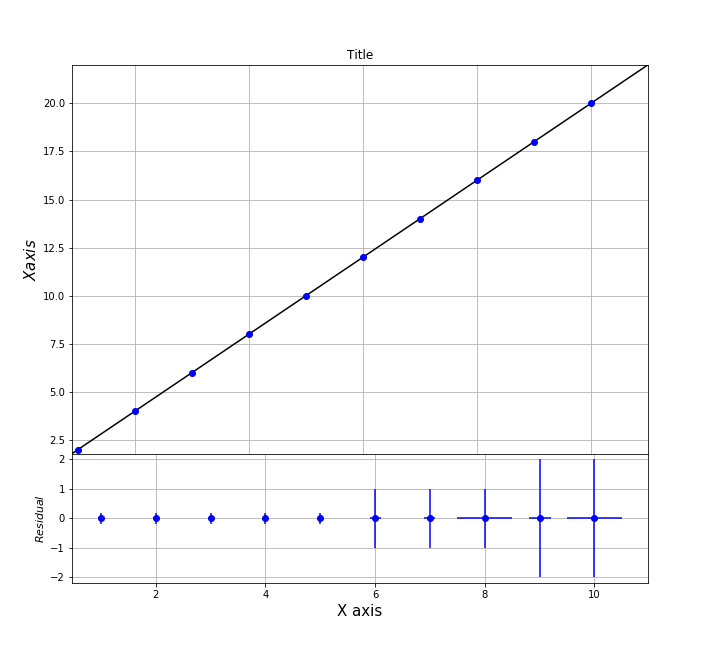

Write the Python code that produced this figure.
# -*- coding: utf-8 -*-
"""
Created on Thu Oct 26 12:13:37 2017

@author: HCui
"""

import numpy as np
import matplotlib.pyplot as plt

#Load data from files
x,d_x,y,d_y = np.loadtxt("demo.csv",delimiter=",",unpack=True)

################################################
# Any modulation of data set can be done here  #
################################################

#Calculate the gradient and y-intercept
#Reference: Page 58, method of Measurements and their Uncertainties by Ifan Hughes and Thomas Hase
N = np.size(x)
delta = N*np.sum(x**2)-np.sum(x)**2
c = (np.sum(x**2)*np.sum(y)-np.sum(x)*np.sum(x*y))/delta
m = (N*np.sum(x*y)-np.sum(x)*np.sum(y))/delta

#Uncertainty of c and m
d_cu = np.sqrt(np.sum((y-m*x-c)**2)/(N-2))
d_c = d_cu*np.sqrt(np.sum(x**2)/delta)
d_m = d_cu*np.sqrt(N/delta)

#Generate a line with calculated gradient and interception
x_p = np.linspace(np.min(x)*0.9,np.max(x)*1.1,1000) # Adjust this if x max/min is 0
y_p = x_p * m + c

#Plot with residuals
fig1 = plt.figure(1,figsize=(10,9))
frame1=fig1.add_axes((.1,.3,.8,.6))
plt.plot(x_p, y_p, '-', color='black') 
plt.plot(x,y,'o',color='blue')
plt.ylabel(r'$X axis$',fontsize=15)
plt.autoscale(enable=True, axis=u'both', tight=True)
plt.title(r'Title')
plt.grid()

frame2=fig1.add_axes((.1,.1,.8,.2))
difference = y-(m*x+c)
plt.plot(x, difference, 'bo')
plt.errorbar(x,difference,xerr=d_x,yerr=np.sqrt((d_y*m)**2+c**2),linestyle="None",color='blue')
frame2.set_ylabel(r'$Residual$',fontsize=11)
plt.xlabel(r'X axis',fontsize=15)
plt.grid()
plt.savefig("plot")
print("Uncertainty of slope",d_m,"Uncertainty of y-intercept",d_c)